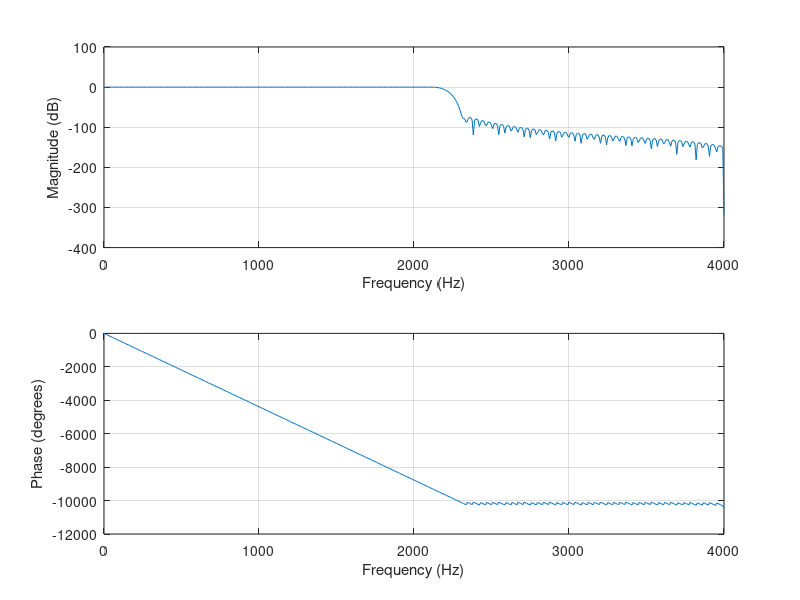

Reproduce this figure in MATLAB.
Wp = 0.5;
Ws = 0.6;
delp = 0.1;
dels = 0.1;
Fs = 8000;
Wc = (Wp + Ws) / 2;
N = ceil(6.2*pi / (Ws - Wp));
b_lowpass = fir1(N, Wc, 'low', blackman(N+1));
figure;
freqz(b_lowpass, 1, 512, Fs);
